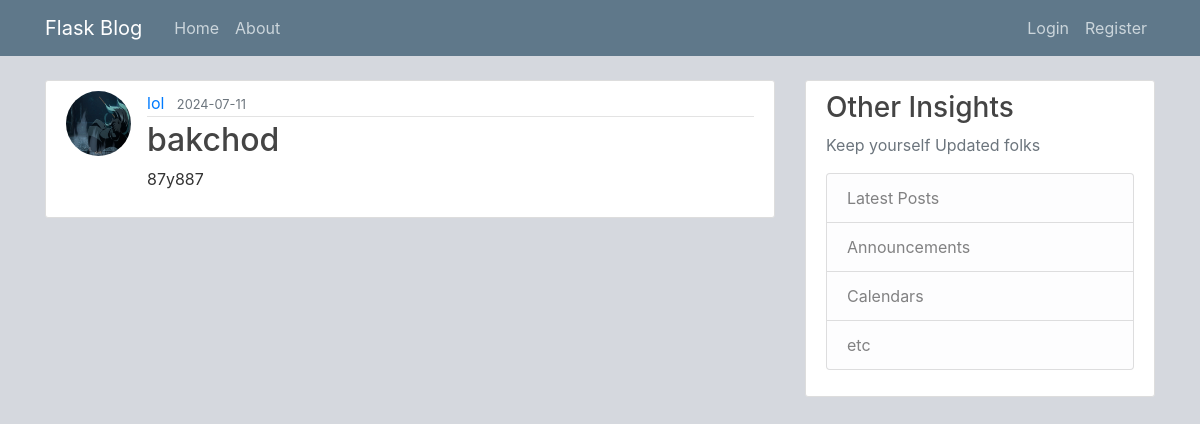
Page /post/33 on the committed database.
### flaskblog/models.py (models this page shows, shortened)
class User(db.Model, UserMixin):
    id = db.Column(db.Integer, primary_key=True)
    username = db.Column(db.String(20), unique=True, nullable=False)
    email = db.Column(db.String(120), unique=True, nullable=False)
    image_file = db.Column(db.String(20), nullable=False, default='default.jpg')
    password = db.Column(db.String(60), nullable=False)
    posts = db.relationship('Post', backref='author', lazy=True)

class Post(db.Model):
    id = db.Column(db.Integer, primary_key=True)
    title = db.Column(db.String(100), nullable=False)
    date_posted = db.Column(db.DateTime, nullable=False, default=datetime.utcnow)
    content = db.Column(db.Text, nullable=False)
    user_id = db.Column(db.Integer, db.ForeignKey('user.id'), nullable=False)

### flaskblog/posts/routes.py (the view)
@posts.route('/post/<int:post_id>')
def post(post_id):
    post = Post.query.get_or_404(post_id)
    return render_template('post.html', title=post.title, post=post)

### flaskblog/templates/post.html (shortened to what this page needs)
{% extends "layout.html" %}
{% block content %}
        <article class="media content-section">
          <img class="rounded-circle article-img" src="{{ url_for('static', filename='pfp/' + post.author.image_file) }}">
          <div class="media-body">
            <div class="article-metadata">
              <a class="mr-2" href="{{url_for('users.user_posts', username = post.author.username)}}"> {{ post.author.username }}</a>
              <small class="text-muted">{{ post.date_posted.strftime('%Y-%m-%d') }}</small>
            </div>
            <h2 class="article-title"> {{ post.title }} </h2>
            <p class="article-content">{{ post.content }}</p>
          </div>
        </article>
{% endblock content %}

### flaskblog/static/main.css (style rules this page uses)
body { background: #d5d8de; color: #333333; margin-top: 5rem; }
h1, h2, h3, h4, h5, h6 { color: #444444; }
.content-section { background: #ffffff; padding: 10px 20px; border: 1px solid #dddddd; border-radius: 3px; margin-bottom: 20px; }
.article-title { color: #444444; }
.article-content { white-space: pre-line; }
.article-img { height: 65px; width: 65px; margin-right: 16px; }
.article-metadata { padding-bottom: 1px; margin-bottom: 4px; border-bottom: 1px solid #e3e3e3 }

### rows in the picture
User: image_file (placeholder picture), author.username "lol"
Post: date_posted "2024-07-11", title "bakchod", content "87y887"
